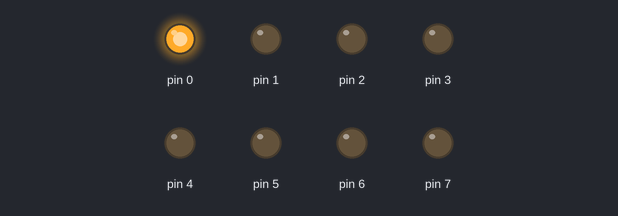
A sketch run on a simulated Arduino Uno, built with avr-gcc and run on an emulated ATmega328P. Parts: output pins drawn as LEDs (lit = HIGH).

Above: at 0.15 s.
At 2.25 s:
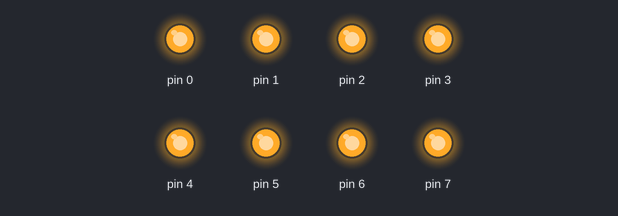
At 4.65 s:
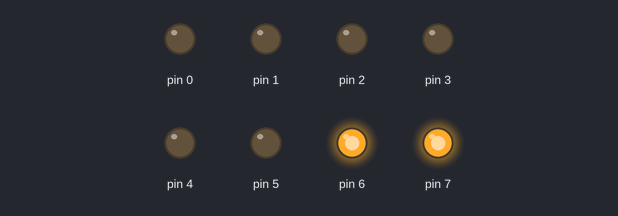
At 9.15 s:
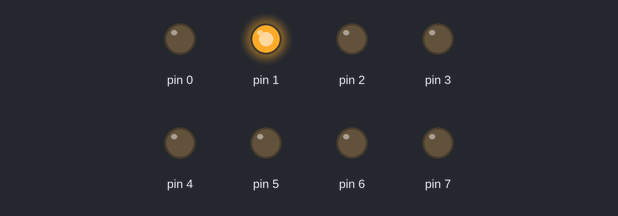
At 16.05 s:
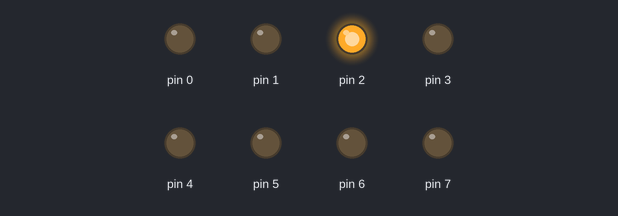
At 32.5 s:
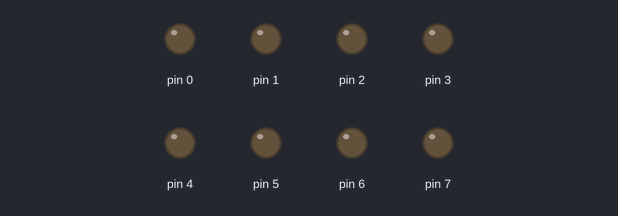
Timing chart, 0 to 40.0 s (numbered marks = the images above):
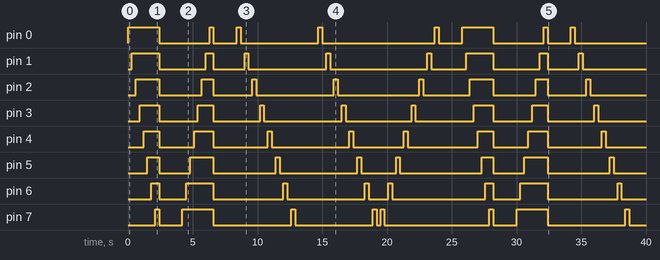

The sketch:

sm_02.ino
```cpp
//https://www.tinkercad.com/things/eMnAkYqCIvO-sm-02

void setup()
{
  //seta todas as portas D como saída
  DDRD |= 0xFFF;
}

void a()
{
  for(int i = 0; i < 8; i++)
  {
    //ativa as portas D de 0 a 7, uma de cada vez.
    //por usar o operador cumulativo |=
    //as portas ativadas anteriormente continuam ativas.
  	PORTD |= (1 << i);
    //	00000001
    //	00000010
    //	00000100 OU
    //  ...
    //	10000000
    //------------
    //  11111111

    delay(300);
  }

  //desativa todas as portas D de uma vez
  PORTD &= 0;
  //  11111111 E
  //  00000000
  //------------
  //  00000000

  delay(300);
}

void b()
{
  for(int i = 7; i >= 0; i--)
  {
    //ativa as portas D de 7 a 0, uma de cada vez.
    //por usar o operador cumulativo |=
    //as portas ativadas anteriormente continuam ativas.
  	PORTD |= (1 << i);
    //	10000000
    //	01000000
    //	00100000 OU
    //  ...
    //	00000001
    //------------
    //  11111111

    delay(300);
  }

  //desativa todas as portas D de uma vez
  PORTD &= 0;
  //  11111111 E
  //  00000000
  //------------
  //  00000000

  delay(300);
}

void c()
{
  for(int i = 0; i < 8; i++)
  {
    //ativa as portas D de 0 a 7, uma de cada vez.
  	PORTD |= (1 << i);
    delay(300);

    //desativa as portas D de 0 a 7, uma de cada vez.
    PORTD &= ~(1 << i);
    //EX:
    //	00100000 E
    //  11011111
    //------------
    //  00000000

    delay(300);
  }
}

void d()
{
  for(int i = 0; i < 8; i++)
  {
    //ativa as portas D de 0 a 7, uma de cada vez.
  	PORTD |= (1 << i);
    delay(300);

    //desativa as portas D de 0 a 7, uma de cada vez.
    PORTD &= ~(1 << i);
    delay(300);
  }

  for(int i = 7; i >= 0; i--)
  {
    //ativa as portas D de 7 a 0, uma de cada vez.
  	PORTD |= (1 << i);
    delay(300);

    //desativa as portas D de 7 a 0, uma de cada vez.
    PORTD &= ~(1 << i);
    delay(300);
  }
}

void loop()
{
  a();
  delay(1500);

  b();
  delay(1500);

  c();
  delay(1500);

  d();
  delay(1500);
}
```

sm_06.ino
```cpp
//https://www.tinkercad.com/things/7PCCQ8S47ce-sm-06

#define F_CPU = 16000000UL

#include <avr/io.h>
#include <avr/interrupt.h>

// troca o estado lógico do bit x da variável Y
#define cpl_bit(y, bit) (y ^= (1 << bit))

#define LED0 PB5
#define LED1 PB4
#define LED2 PB3

// controla subida e descida dos valores de OCR2A
#define UP 0
#define DOWN 1
volatile bool direc = UP;

ISR(TIMER0_COMPA_vect)
{
    // altera estado do led
    cpl_bit(PORTB, LED0);

    // incrementa e decrementa OCR2A gradativamente
    if (direc == UP)
    {
        OCR2A++;
        if (OCR2A == 253) direc = 1;
    }
    else
    {
        OCR2A--;
        if (OCR2A == 0) direc = 0;
    }
}

ISR(TIMER1_COMPA_vect)
{
    cpl_bit(PORTB, LED1);
}

int main()
{
    // somente pino do LED como saída
    DDRB = 0b00111000;
    // apaga LED e habilita pull-ups nos pinos não utilizados
    PORTB = 0b11000111;

    // Timer 0
    // muda o estado de OC0A na igualdade de comparacao
    TCCR0A = (1 << COM0A0);
    // TC0 com prescaler de 1024
    TCCR0B = (1 << CS02) | (1 << CS00);
    // mais prox de 10ms
    OCR0A = 155;
    // habilita a interrupção do TC0 na igualdade de comparcao com OCR0A
    TIMSK0 = (1 << OCIE0A);

    // Timer 1
    // muda o estado de OC1A na igualdade de comparacao
    TCCR1A = (1 << COM1A0);
    // TC1 com prescaler de 1024
    TCCR1B = (1 << CS11) | (1 << CS10);
    // mais prox de 998ms
    OCR1A = 15593;
    // habilita a interrupção do TC1 na igualdade de comparacao com OCR1A
    TIMSK1 = (1 << OCIE1A);

    // Timer 2
    // modo PWM rapido
    TCCR2A |= (1 << WGM21) | (1 << WGM20);
    // TC2 com prescaler de 1024
    TCCR2B = (1 << CS22) | (1 << CS21) | (1 << CS20);
    // OCR2A varia na interrupcao do timer 1
    OCR2A = 0;
    // ativa saida PWM
    TCCR2A |= (1 << COM2A1);

    sei();

    while (1) delay(10);
}
```

Measured:
- by itself, pin 0: LOW → HIGH at 0.00 s, → LOW 2.4 s later, → HIGH 3.9 s later, → LOW 0.30 s later, … (16 changes in this stretch)
- by itself, pin 1: LOW → HIGH at 0.30 s, → LOW 2.1 s later, → HIGH 3.6 s later, → LOW 0.60 s later, … (16 changes in this stretch)
- by itself, pin 2: LOW → HIGH at 0.60 s, → LOW 1.8 s later, → HIGH 3.3 s later, → LOW 0.90 s later, … (16 changes in this stretch)
- by itself, pin 3: LOW → HIGH at 0.90 s, → LOW 1.5 s later, → HIGH 3.0 s later, → LOW 1.2 s later, … (16 changes in this stretch)
- by itself, pin 4: LOW → HIGH at 1.2 s, → LOW 1.2 s later, → HIGH 2.7 s later, → LOW 1.5 s later, … (16 changes in this stretch)
- by itself, pin 5: LOW → HIGH at 1.5 s, → LOW 0.90 s later, → HIGH 2.4 s later, → LOW 1.8 s later, … (16 changes in this stretch)
- by itself, pin 6: LOW → HIGH at 1.8 s, → LOW 0.60 s later, → HIGH 2.1 s later, → LOW 2.1 s later, … (16 changes in this stretch)
- by itself, pin 7: LOW → HIGH at 2.1 s, → LOW 0.30 s later, → HIGH 1.8 s later, → LOW 2.4 s later, … (16 changes in this stretch)
